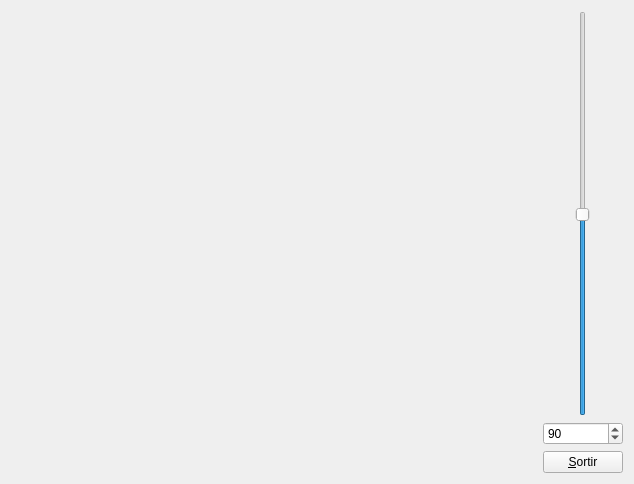
<?xml version="1.0" encoding="UTF-8"?>
<ui version="4.0">
 <class>MyForm</class>
 <widget class="QWidget" name="MyForm">
  <property name="geometry">
   <rect>
    <x>0</x>
    <y>0</y>
    <width>634</width>
    <height>484</height>
   </rect>
  </property>
  <property name="windowTitle">
   <string>Form</string>
  </property>
  <layout class="QGridLayout" name="gridLayout">
   <item row="0" column="0">
    <layout class="QHBoxLayout" name="horizontalLayout_2">
     <item>
      <widget class="MyGLWidget" name="widget" native="true">
       <property name="sizePolicy">
        <sizepolicy hsizetype="Expanding" vsizetype="Expanding">
         <horstretch>0</horstretch>
         <verstretch>0</verstretch>
        </sizepolicy>
       </property>
       <zorder></zorder>
      </widget>
     </item>
     <item>
      <layout class="QVBoxLayout" name="verticalLayout">
       <item>
        <layout class="QHBoxLayout" name="horizontalLayout">
         <item>
          <widget class="QSlider" name="verticalSlider">
           <property name="minimum">
            <number>1</number>
           </property>
           <property name="maximum">
            <number>180</number>
           </property>
           <property name="value">
            <number>90</number>
           </property>
           <property name="orientation">
            <enum>Qt::Vertical</enum>
           </property>
          </widget>
         </item>
        </layout>
       </item>
       <item>
        <widget class="QSpinBox" name="spinBox">
         <property name="minimum">
          <number>1</number>
         </property>
         <property name="maximum">
          <number>180</number>
         </property>
         <property name="value">
          <number>90</number>
         </property>
        </widget>
       </item>
       <item>
        <widget class="QPushButton" name="pushButton">
         <property name="sizePolicy">
          <sizepolicy hsizetype="Fixed" vsizetype="Fixed">
           <horstretch>0</horstretch>
           <verstretch>0</verstretch>
          </sizepolicy>
         </property>
         <property name="text">
          <string>&amp;Sortir</string>
         </property>
        </widget>
       </item>
      </layout>
     </item>
    </layout>
   </item>
  </layout>
 </widget>
 <customwidgets>
  <customwidget>
   <class>MyGLWidget</class>
   <extends>QWidget</extends>
   <header>MyGLWidget.h</header>
   <container>1</container>
   <slots>
    <slot>changeFov(int)</slot>
   </slots>
  </customwidget>
 </customwidgets>
 <resources/>
 <connections>
  <connection>
   <sender>pushButton</sender>
   <signal>clicked()</signal>
   <receiver>MyForm</receiver>
   <slot>close()</slot>
   <hints>
    <hint type="sourcelabel">
     <x>620</x>
     <y>470</y>
    </hint>
    <hint type="destinationlabel">
     <x>633</x>
     <y>483</y>
    </hint>
   </hints>
  </connection>
  <connection>
   <sender>spinBox</sender>
   <signal>valueChanged(int)</signal>
   <receiver>verticalSlider</receiver>
   <slot>setValue(int)</slot>
   <hints>
    <hint type="sourcelabel">
     <x>589</x>
     <y>422</y>
    </hint>
    <hint type="destinationlabel">
     <x>584</x>
     <y>284</y>
    </hint>
   </hints>
  </connection>
  <connection>
   <sender>spinBox</sender>
   <signal>valueChanged(int)</signal>
   <receiver>widget</receiver>
   <slot>changeFov(int)</slot>
   <hints>
    <hint type="sourcelabel">
     <x>553</x>
     <y>418</y>
    </hint>
    <hint type="destinationlabel">
     <x>436</x>
     <y>417</y>
    </hint>
   </hints>
  </connection>
  <connection>
   <sender>verticalSlider</sender>
   <signal>valueChanged(int)</signal>
   <receiver>widget</receiver>
   <slot>changeFov(int)</slot>
   <hints>
    <hint type="sourcelabel">
     <x>581</x>
     <y>290</y>
    </hint>
    <hint type="destinationlabel">
     <x>506</x>
     <y>288</y>
    </hint>
   </hints>
  </connection>
  <connection>
   <sender>verticalSlider</sender>
   <signal>valueChanged(int)</signal>
   <receiver>spinBox</receiver>
   <slot>setValue(int)</slot>
   <hints>
    <hint type="sourcelabel">
     <x>588</x>
     <y>254</y>
    </hint>
    <hint type="destinationlabel">
     <x>608</x>
     <y>416</y>
    </hint>
   </hints>
  </connection>
 </connections>
</ui>
